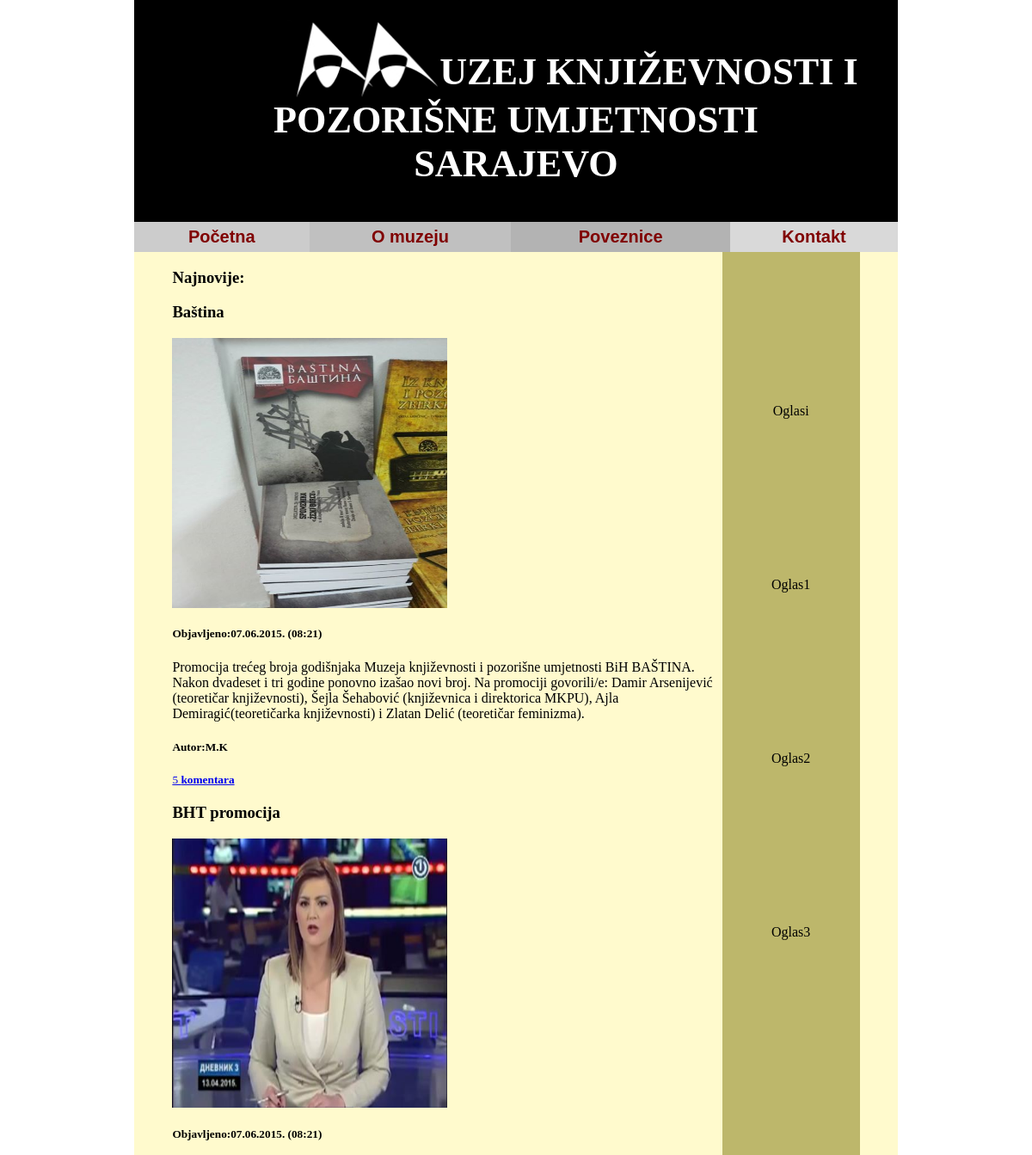
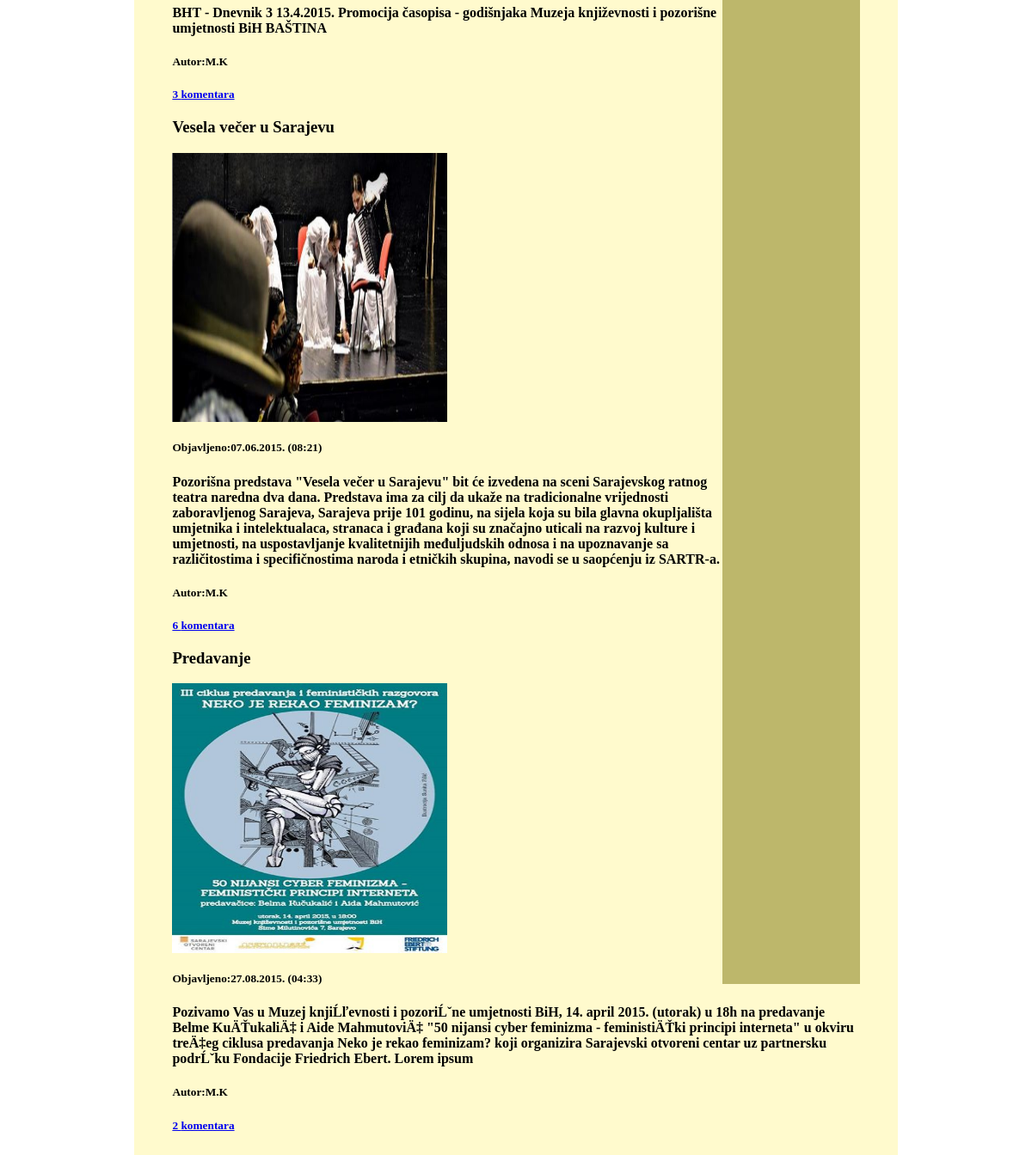
/spirala1i2/Pocetna.php, run on the app's committed database (2 pictures, top to bottom).
### tables this page shows
CREATE TABLE IF NOT EXISTS `vijest` (
  `id` int(11) NOT NULL AUTO_INCREMENT,
  `naslov` varchar(100) NOT NULL,
  `tekst` text NOT NULL,
  `autor` varchar(20) NOT NULL,
  `vrijeme` timestamp NOT NULL DEFAULT CURRENT_TIMESTAMP ON UPDATE CURRENT_TIMESTAMP,
  `slika` varchar(100) NOT NULL,
  PRIMARY KEY (`id`)
);

### spirala1i2/Pocetna.php (the view, shortened to what this page needs)
<!DOCTYPE HTML PUBLIC "-//W3C//DTD HTML 4.01 Transitional//EN">
<HTML>
<HEAD>
<link rel="stylesheet" type="text/css" href='stil.php'>
</HEAD>
<body>
<div id="okvir">
<div id="zaglavlje">
<img src="Logo2.png" alt="Logo">
<p id='p1'> UZEJ KNJIŽEVNOSTI I </p>
<p id = 'p2'> POZORIŠNE UMJETNOSTI <br> SARAJEVO</p>
</div>
<table id='meni'>
<tr>
<td id="cell1" onmouseover='showMenu()'> <a href="Pocetna.html">Početna</a> </td>
<td id="cell2"> <a href="Omuzeju.html">O muzeju</a> </td>
<td id="cell3"> <a href="Poveznice.html">Poveznice</a> </td>
<td id="cell4"> <a href="Kontakt.html">Kontakt</a> </td>
</tr>
</table>
<div id="sadrzaj">
<div id="oglasi">
<table>
<tr> <td> Oglasi </td></tr>
<tr> <td> Oglas1 </td></tr>
<tr> <td> Oglas2 </td></tr>
<tr> <td> Oglas3 </td></tr>
</table>
</div>
<h3>Najnovije: </h3>
   <?php
     $veza = new PDO("mysql:dbname=muzej;host=localhost;charset=utf8", "muzejuser", "sifra");
     $veza->exec("set names utf8");
     $rezultat = $veza->query("select id, naslov, tekst, UNIX_TIMESTAMP(vrijeme) vrijeme2, autor, slika from vijest");
     foreach ($rezultat as $v) {
         $img_url = $v['slika'];
         print "<h3>" .$v['naslov']. "</h3>";
         print '<img src="'.$img_url.'" width="40%" height="40%"/>';
         print "<h5>". "Objavljeno:" .date("d.m.Y. (h:i)", $v['vrijeme2']). "</h5>";
         print  "<p>" . $v['tekst']. "</p>";
         print "<h5>". "Autor:".$v['autor']. "</h5>";
		$i=0;
		$redKomentar = $veza->query("select id, vijest, tekst, UNIX_TIMESTAMP(vrijeme) vrijeme2, autor from komentari");
		foreach($redKomentar as $k)
		{
			if ($k['vijest']==$v['id']) $i++;
		}
		if($i!=0)
		{
		print "<a href=Vijest.php?idV=".$v['id']."><small>". $i . " " . "<b>komentara</b> </small> </a> <b> ";
		}
		else print "<b> <small> Nema komentara </small> <b>";
     }
    ?>
</div>
</div>
</body>
</html>

### data on the page
vijest: naslov "Baština", slika (picture), vrijeme2 "07.06.2015. (08:21)", tekst "Promocija trećeg broja godišnjaka Muzeja književnosti i pozorišne umjetnosti BiH BAŠTINA. Nakon dvadeset i tri godine ponovno izašao novi broj. Na promociji govorili/e: Damir Arsenijević (teoretičar književnosti), Šejla Šehabović (književnica i direktorica MKPU), Ajla Demiragić(teoretičarka književnosti) i Zlatan Delić (teoretičar feminizma).", autor "M.K", i "5"
vijest: naslov "BHT promocija", slika (picture), vrijeme2 "07.06.2015. (08:21)", tekst "BHT - Dnevnik 3 13.4.2015. Promocija časopisa - godišnjaka Muzeja književnosti i pozorišne umjetnosti BiH BAŠTINA", autor "M.K", i "3"
vijest: naslov "Vesela večer u Sarajevu", slika (picture), vrijeme2 "07.06.2015. (08:21)", tekst "Pozorišna predstava \"Vesela večer u Sarajevu\" bit će izvedena na sceni Sarajevskog ratnog teatra naredna dva dana. Predstava ima za cilj da ukaže na tradicionalne vrijednosti zaboravljenog Sarajeva, Sarajeva prije 101 godinu, na sijela koja su bila glavna okupljališta umjetnika i intelektualaca, stranaca i građana koji su značajno uticali na razvoj kulture i umjetnosti, na uspostavljanje kvalitetnijih međuljudskih odnosa i na upoznavanje sa različitostima i specifičnostima naroda i etničkih skupina, navodi se u saopćenju iz SARTR-a.", autor "M.K", i "6"
vijest: naslov "Predavanje", slika (picture), vrijeme2 "27.08.2015. (04:33)", tekst "Pozivamo Vas u Muzej knjiĹľevnosti i pozoriĹˇne umjetnosti BiH, 14. april 2015. (utorak) u 18h na predavanje Belme KuÄŤukaliÄ‡ i Aide MahmutoviÄ‡ \"50 nijansi cyber feminizma - feministiÄŤki principi interneta\" u okviru treÄ‡eg ciklusa predavanja Neko je rekao feminizam? koji organizira Sarajevski otvoreni centar uz partnersku podrĹˇku Fondacije Friedrich Ebert. Lorem ipsum", autor "M.K", i "2"
